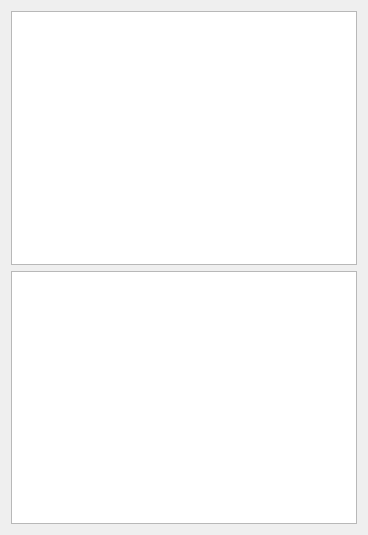
<?xml version="1.0" encoding="UTF-8"?>
<ui version="4.0">
 <class>Widget</class>
 <widget class="QWidget" name="Widget">
  <property name="geometry">
   <rect>
    <x>0</x>
    <y>0</y>
    <width>368</width>
    <height>535</height>
   </rect>
  </property>
  <property name="windowTitle">
   <string>Widget</string>
  </property>
  <layout class="QVBoxLayout" name="verticalLayout">
   <item>
    <widget class="QGraphicsView" name="graphics_Original"/>
   </item>
   <item>
    <widget class="QGraphicsView" name="graphics_Modificado"/>
   </item>
  </layout>
 </widget>
 <layoutdefault spacing="6" margin="11"/>
 <resources/>
 <connections/>
</ui>
